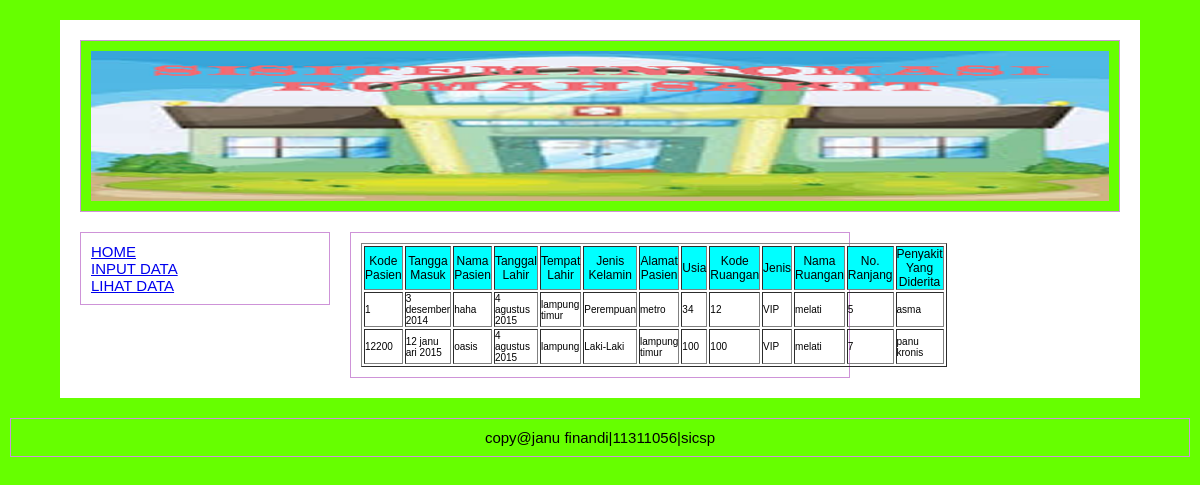
The app's page /tampildata.php with its own data.
### tables this page shows
CREATE TABLE IF NOT EXISTS `tbl_tugasahir` (
`kodepasien` int(50) NOT NULL,
  `tanggalmasuk` varchar(50) NOT NULL,
  `namapasien` varchar(50) NOT NULL,
  `tgllahir` varchar(50) NOT NULL,
  `tmplahir` varchar(100) NOT NULL,
  `jk` varchar(50) NOT NULL,
  `almtpasien` varchar(300) NOT NULL,
  `usia` int(50) NOT NULL,
  `koderuangan` int(50) NOT NULL,
  `jenis` varchar(50) NOT NULL,
  `namaruangan` varchar(50) NOT NULL,
  `noranjang` int(50) NOT NULL,
  `penyakit` varchar(300) NOT NULL
);

### tampildata.php (the view, shortened to what this page needs)
<!DOCTYPE html PUBLIC "-//W3C//DTD XHTML 1.0 Transitional//EN" "http://www.w3.org/TR/xhtml1/DTD/xhtml1-transitional.dtd">
<html xmlns="http://www.w3.org/1999/xhtml">
<head>
<link rel="stylesheet" href="css/style.css">
<link rel="stylesheet" href="css/mediaqueries.css">
</head>
<body>
<div class="container">
	<div class="header"><img src="HEADER.png" width="100%" height="150"  alt=""/></div>
  <div class="main">
    <div class="left">
      <p><a href="index.php">HOME</a></p>
		  <p><a href="inputdata.php">INPUT DATA</a></p>
		  <p><a href="tampildata.php">LIHAT DATA</a></p>
    </div>
    <div class="middle">
        <table width="auto" border="1" cellpadding="0">
        <thead>
          <tr bgcolor="#00FFFF" style="font-size:12px">
            <td><div align="center">Kode Pasien</div></td>
            <td><div align="center">Tangga Masuk</div></td>
            <td><div align="center">Nama Pasien</div></td>
            <td><div align="center">Tanggal Lahir</div></td>
            <td><div align="center">Tempat Lahir</div></td>
            <td><div align="center">Jenis Kelamin</div></td>
            <td><div align="center">Alamat Pasien</div></td>
            <td>Usia</td>
            <td><div align="center">Kode Ruangan</div></td>
            <td>Jenis</td>
            <td><div align="center">Nama Ruangan</div></td>
            <td><div align="center">No. Ranjang</div></td>
            <td><div align="center">Penyakit Yang Diderita</div></td>
          </tr>
          </thead>
          <tbody>
          <?php
  $query =mysql_query("SELECT * FROM tbl_tugasahir");
  while ($data = mysql_fetch_array($query)){
  ?>
          <tr style="font-size:10px">
            <td><?php echo $data ['kodepasien']?></td>
            <td><?php echo $data ['tanggalmasuk']?></td>
            <td><?php echo $data ['namapasien']?></td>
            <td><?php echo $data ['tgllahir']?></td>
            <td><?php echo $data ['tmplahir']?></td>
            <td><?php echo $data ['jk']?></td>
            <td><?php echo $data ['almtpasien']?></td>
            <td><?php echo $data ['usia']?></td>
            <td><?php echo $data ['koderuangan']?></td>
            <td><?php echo $data ['jenis']?></td>
            <td><?php echo $data ['namaruangan']?></td>
            <td><?php echo $data ['noranjang']?></td>
            <td><?php echo $data ['penyakit']?></td>
          </tr>
          </tbody>
           <?php
  }
  ?>
        </table>
    </div>
    </div>
	</div>
	<div class="footer" align="center">copy@janu finandi|11311056|sicsp</div>
</body>
</html>

### css/style.css (style rules this page uses)
* { padding: 0; margin: 0; box-sizing: border-box; }
body { background: #66FF00; font-family: 'Helvetica', arial, sans-serif; font-size: 15px; }
.container { max-width: 1080px; margin: 20px auto; background: #fff; overflow: hidden; padding: 10px; }
.header { border: 1px solid #CE93D8; background: #66FF00; padding: 10px; margin: 10px; }
.left { width: 250px; border: 1px solid #CE93D8; padding: 10px; margin: 10px; float: left; }
.middle { width: 500px; border: 1px solid #CE93D8; padding: 10px; margin: 10px; float: left; }
.footer { clear: both; border: 1px solid #CE93D8; padding: 10px; margin: 10px; background:#6F0; }

### records on screen
tbl_tugasahir: kodepasien "1", tanggalmasuk "3 desember 2014", namapasien "haha", tgllahir "4 agustus 2015", tmplahir "lampung timur", jk "Perempuan", almtpasien "metro", usia "34", koderuangan "12", jenis "VIP", namaruangan "melati", noranjang "5", penyakit "asma"
tbl_tugasahir: kodepasien "12200", tanggalmasuk "12 janu ari 2015", namapasien "oasis", tgllahir "4 agustus 2015", tmplahir "lampung", jk "Laki-Laki", almtpasien "lampung timur", usia "100", koderuangan "100", jenis "VIP", namaruangan "melati", noranjang "7", penyakit "panu kronis"
